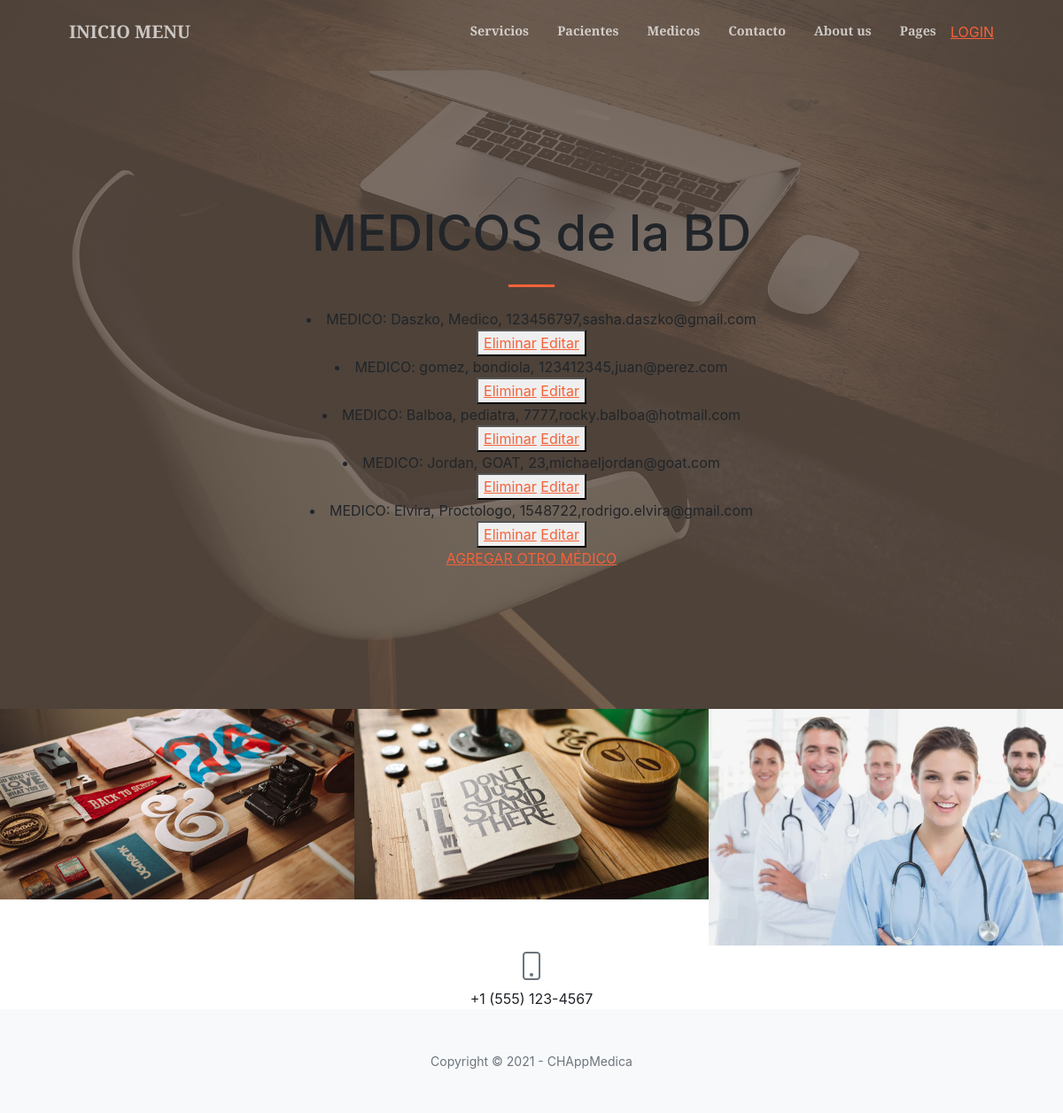
The app's page /AppMedica/leerMedicos, older data.
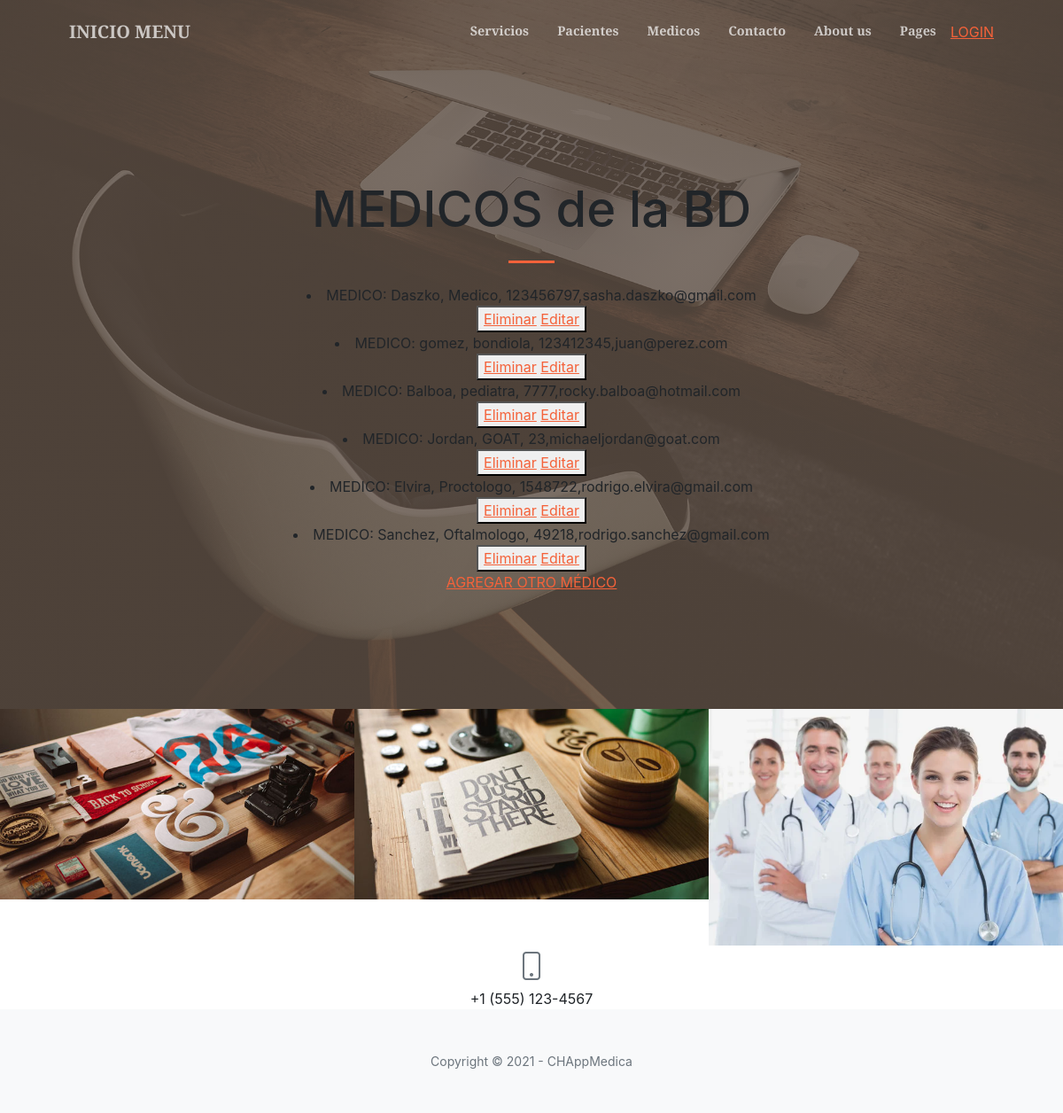
The same page, newer data.
### AppMedica/models.py (models this page shows)
class Medico(models.Model):
    apellido = models.CharField(max_length=40)
    especialidad = models.CharField(max_length=40)
    matricula = models.IntegerField()
    email = models.EmailField()
    def __str__(self):
        return f"{self.apellido}, {self.especialidad}, {self.matricula},{self.email}"

### AppMedica/views.py (the view)
# urls.py: path('leerMedicos', views.leerMedicos, name='LeerMedicos'),
def leerMedicos(request):
    medicos = Medico.objects.all()
    dir = {'medicos':medicos}
    return render(request,"AppMedica/leerMedicos.html",dir)

### AppMedica/templates/AppMedica/leerMedicos.html (shortened to what this page needs)
{% extends "AppMedica/padre.html" %}
{% load static %}
        {% block contenido %}
            <h1 class="mb-1">MEDICOS de la BD</h1>
        {% endblock %}
        {% block contenido2 %}
            {% for m in medicos %}
                <li>MEDICO:   {{ m }}  </li>
                <button>
                    <a href="{% url 'EliminarMedicos' m.matricula %}">Eliminar</a>
                    <a href="{% url 'EditarMedicos' m.matricula %}">Editar</a>
                </button>
                <br>
            {% endfor %}
            <a href="{% url 'MedicoFormulario'%}">AGREGAR OTRO MÉDICO </a>
        {% endblock %}

### AppMedica/templates/AppMedica/padre.html (shortened to what this page needs)
<!DOCTYPE html>
<html lang="en">
    <head>
        {% load static %}
        <link href="https://cdn.jsdelivr.net/npm/bootstrap-icons@1.5.0/font/bootstrap-icons.css" rel="stylesheet" />
        <link href="https://cdnjs.cloudflare.com/ajax/libs/SimpleLightbox/2.1.0/simpleLightbox.min.css" rel="stylesheet" />
        <link href="{% static 'AppMedica/css/styles.css' %}" rel="stylesheet" />
    </head>
    <body id="page-top">
        <nav class="navbar navbar-expand-lg navbar-light fixed-top py-3" id="mainNav">
            <div class="container px-4 px-lg-5">
                <a class="navbar-brand" href="{% url 'Inicio' %}">INICIO MENU</a>
                <div class="collapse navbar-collapse" id="navbarResponsive">
                    <ul class="navbar-nav ms-auto my-2 my-lg-0">
                        <li class="nav-item"><a class="nav-link" href="{% url 'Servicios' %}">Servicios</a></li>
                        <li class="nav-item"><a class="nav-link" href="{% url 'Pacientes' %}">Pacientes</a></li>
                        <li class="nav-item"><a class="nav-link" href="{% url 'Medicos' %}">Medicos</a></li>
                        <li class="nav-item"><a class="nav-link" href="{% url 'Contacto' %}">Contacto</a></li>
                        <li class="nav-item"><a class="nav-link" href="{% url 'About' %}">About us</a></li>
                        <li class="nav-item"><a class="nav-link" href="{% url 'Pages' %}">Pages</a></li>
                        {% if not request.user.is_authenticated %}
                            <li class="sidebar-nav-item"><a href="{% url 'Login' %}">LOGIN</a></li>
                        {% endif %}
                    </ul>
                </div>
            </div>
        </nav>
        <header class="masthead">
            <div class="container px-4 px-lg-5 h-100">
                <div class="row gx-4 gx-lg-5 h-100 align-items-center justify-content-center text-center">
                    <div class="col-lg-8 align-self-end">
                        {% block contenido %}{% endblock %}
                        <hr class="divider" />
                    </div>
                    <div class="col-lg-8 align-self-baseline">
                        {% block contenido2 %}{% endblock %}
                    </div>
                </div>
            </div>
        </header>
        {% block contenido3 %}
        <div id="portfolio">
            <div class="container-fluid p-0">
                <div class="row g-0">
                    <div class="col-lg-4 col-sm-6">
                        <a class="portfolio-box" href="{% url 'Servicios' %}"  title="Servicios">
                            <img class="img-fluid" src="{% static 'AppMedica/assets/img/portfolio/thumbnails/1.jpg' %}" alt="..." />
                        </a>
                    </div>
                    <div class="col-lg-4 col-sm-6">
                        <a class="portfolio-box" href="{% url 'Pacientes' %}" title="Pacientes">
                            <img class="img-fluid" src="{% static 'AppMedica/assets/img/portfolio/thumbnails/2.jpg' %}" alt="..." />
                        </a>
                    </div>
                    <div class="col-lg-4 col-sm-6">
                        <a class="portfolio-box" href="{% url 'Medicos' %}" title="Medicos">
                            <img class="img-fluid" src="{% static 'AppMedica/assets/img/portfolio/thumbnails/3.jpg' %}" alt="..." />
                        </a>
                    </div>
                </div>
            </div>
        </div>
        {% endblock %}
                <div class="row gx-4 gx-lg-5 justify-content-center">
                    <div class="col-lg-4 text-center mb-5 mb-lg-0">
                        <i class="bi-phone fs-2 mb-3 text-muted"></i>
                        <div>+1 (555) 123-4567</div>
                    </div>
                </div>
        <footer class="bg-light py-5">
            <div class="container px-4 px-lg-5"><div class="small text-center text-muted">Copyright &copy; 2021 - CHAppMedica</div></div>
        </footer>
    </body>
</html>

Row changes from the older to the newer data that the page shows:
added Medico: apellido+especialidad+matricula "Sanchez, Oftalmologo, 49218,rodrigo.sanchez@gmail.com"
